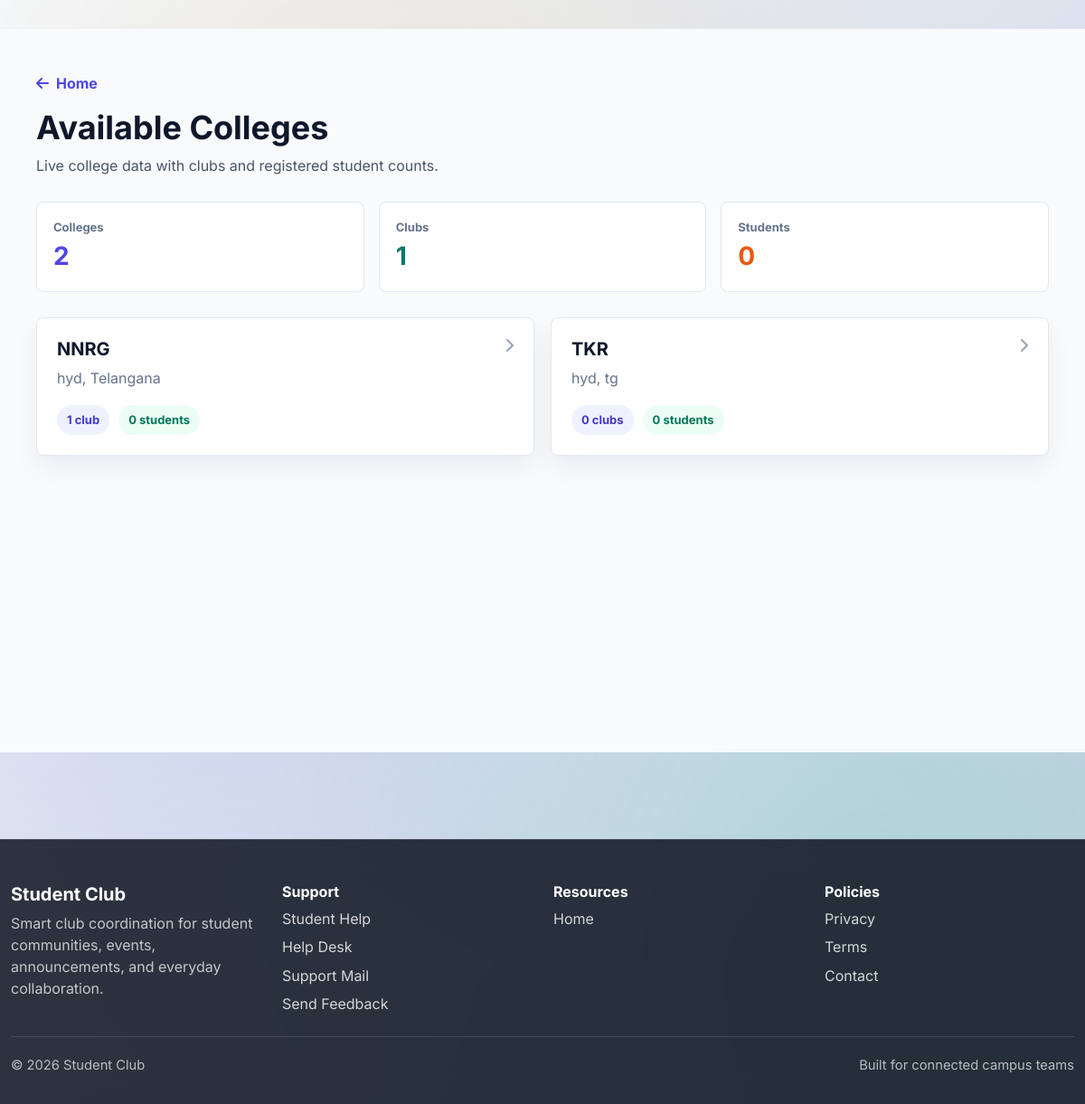
Page /colleges/ on the committed database.
### mainpage/models.py (models this page shows, shortened)
class College(models.Model):
    name = models.CharField(max_length=200, unique=True)
    email = models.EmailField(unique=True)
    admin_name = models.CharField(max_length=150)
    phone = models.CharField(max_length=15)
    address = models.TextField()
    city = models.CharField(max_length=100)
    state = models.CharField(max_length=100)
    pincode = models.CharField(max_length=10)
    registration_number = models.CharField(max_length=100, unique=True)
    is_verified = models.BooleanField(default=False)
    created_at = models.DateTimeField(auto_now_add=True)
    updated_at = models.DateTimeField(auto_now=True)
    class Meta:
        ordering = ['name']

### mainpage/views.py (the view)
# urls.py: path('colleges/', public_colleges, name='public_colleges'),
def public_colleges(request):
    colleges = College.objects.annotate(
        club_count=Count('clubs', distinct=True),
        student_count=Count('clubs__students', distinct=True),
    ).order_by('name')
    return render(request, 'mainpage/public_colleges.html', {
        'colleges': colleges,
        'stats': {
            'colleges_count': colleges.count(),
            'clubs_count': Club.objects.count(),
            'students_count': Student.objects.count(),
        },
    })

### mainpage/templates/mainpage/public_colleges.html (shortened to what this page needs)
{% extends 'mainpage/base.html' %}
{% block content %}
<section style="background: #f8fafc; min-height: 100vh; padding: 48px 20px;">
    <div style="max-width: 1120px; margin: 0 auto;">
        <div style="display: flex; justify-content: space-between; align-items: flex-start; gap: 20px; flex-wrap: wrap; margin-bottom: 28px;">
            <div>
                <a href="{% url 'home' %}" style="color: #4f46e5; font-weight: 700; text-decoration: none;">
                    <i class="fas fa-arrow-left me-2"></i>Home
                </a>
                <h1 style="font-size: 36px; color: #0f172a; margin: 16px 0 8px;">Available Colleges</h1>
                <p style="color: #475569; margin: 0;">Live college data with clubs and registered student counts.</p>
            </div>
        </div>
        <div style="display: grid; grid-template-columns: repeat(auto-fit, minmax(180px, 1fr)); gap: 16px; margin-bottom: 28px;">
            <div style="background: white; border: 1px solid #e2e8f0; border-radius: 8px; padding: 18px;">
                <span style="display: block; color: #64748b; font-size: 13px; font-weight: 700;">Colleges</span>
                <strong style="display: block; color: #4f46e5; font-size: 28px;">{{ stats.colleges_count }}</strong>
            </div>
            <div style="background: white; border: 1px solid #e2e8f0; border-radius: 8px; padding: 18px;">
                <span style="display: block; color: #64748b; font-size: 13px; font-weight: 700;">Clubs</span>
                <strong style="display: block; color: #0f766e; font-size: 28px;">{{ stats.clubs_count }}</strong>
            </div>
            <div style="background: white; border: 1px solid #e2e8f0; border-radius: 8px; padding: 18px;">
                <span style="display: block; color: #64748b; font-size: 13px; font-weight: 700;">Students</span>
                <strong style="display: block; color: #ea580c; font-size: 28px;">{{ stats.students_count }}</strong>
            </div>
        </div>
        {% if colleges %}
            <div style="display: grid; grid-template-columns: repeat(auto-fit, minmax(260px, 1fr)); gap: 18px;">
                {% for college in colleges %}
                    <a href="{% url 'public_college_detail' college.id %}" style="display: block; background: white; border: 1px solid #e2e8f0; border-radius: 8px; padding: 22px; text-decoration: none; color: inherit; box-shadow: 0 12px 28px rgba(15, 23, 42, 0.06);">
                        <div style="display: flex; align-items: flex-start; justify-content: space-between; gap: 12px;">
                            <div>
                                <h2 style="font-size: 20px; color: #0f172a; margin: 0 0 8px;">{{ college.name }}</h2>
                                <p style="color: #64748b; margin: 0;">{{ college.city }}, {{ college.state }}</p>
                            </div>
                            <i class="fas fa-chevron-right" style="color: #94a3b8;"></i>
                        </div>
                        <div style="display: flex; gap: 10px; flex-wrap: wrap; margin-top: 18px;">
                            <span style="background: #eef2ff; color: #4338ca; border-radius: 999px; padding: 7px 11px; font-size: 13px; font-weight: 700;">{{ college.club_count }} club{{ college.club_count|pluralize }}</span>
                            <span style="background: #ecfdf5; color: #047857; border-radius: 999px; padding: 7px 11px; font-size: 13px; font-weight: 700;">{{ college.student_count }} student{{ college.student_count|pluralize }}</span>
                        </div>
                    </a>
                {% endfor %}
            </div>
        {% else %}
            <div style="background: white; border: 1px solid #e2e8f0; border-radius: 8px; padding: 32px; text-align: center;">
                <h2 style="color: #0f172a; margin: 0 0 8px;">No colleges registered yet</h2>
                <p style="color: #64748b; margin: 0;">Registered colleges will appear here automatically.</p>
            </div>
        {% endif %}
    </div>
</section>
{% endblock %}

### mainpage/static/css/style.css (style rules this page uses)
:root { --primary: #6366f1; --primary-dark: #4f46e5; --primary-light: #818cf8; --secondary: #10b981; --accent: #f59e0b; --danger: #ef4444; --dark: #1f2937; --light: #f9fafb; --gray-100: #f3f4f6; --gray-200: #e5e7eb; --gray-300: #d1d5db; --gray-400: #9ca3af; --gray-500: #6b7280; --text-primary: #0f172a; --text-secondary: #334155; }
* { margin: 0; padding: 0; box-sizing: border-box; }
html { scroll-behavior: smooth; }
body { font-family: 'Segoe UI', 'Roboto', 'Poppins', sans-serif; color: var(--text-primary); background: linear-gradient(135deg, #f5f7fa 0%, #c3cfe2 100%); min-height: 100vh; position: relative; overflow-x: hidden; }
body::before { content: ''; position: fixed; top: 0; left: 0; right: 0; bottom: 0; background: radial-gradient(circle at 20% 50%, rgba(99, 102, 241, 0.1) 0%, transparent 50%), radial-gradient(circle at 80% 80%, rgba(16, 185, 129, 0.1) 0%, transparent 50%); pointer-events: none; z-index: -1; }
h1, h2, h3, h4, h5, h6 { font-weight: 700; color: var(--text-primary); }
h1 { font-size: 2.8rem; line-height: 1.2; margin-bottom: 1.5rem; }
h2 { font-size: 2rem; margin-bottom: 1.2rem; }
body { font-family: 'Inter', 'Segoe UI', 'Roboto', sans-serif; background: linear-gradient(135deg, #f5f7fa 0%, #c3cfe2 100%), url('https://images.unsplash.com/photo-1557821552-17105176677c?auto=format&fit=crop&w=2000&q=80') center/cover fixed; background-attachment: fixed; position: relative; }
body::before { content: ''; position: fixed; top: 0; left: 0; right: 0; bottom: 0; background: radial-gradient(circle at 20% 50%, rgba(99, 102, 241, 0.15) 0%, transparent 50%), radial-gradient(circle at 80% 80%, rgba(16, 185, 129, 0.15) 0%, transparent 50%), radial-gradient(circle at 40% 20%, rgba(245, 158, 11, 0.1) 0%, transparent 50%); pointer-events: none; z-index: -1; }

### rows in the picture
College: name "NNRG", city "hyd", state "Telangana", club_count "1", student_count "0"
College: name "TKR", city "hyd", state "tg", club_count "0", student_count "0"

### other values in the picture
{{ stats.colleges_count }} "2"
{{ stats.clubs_count }} "1"
{{ stats.students_count }} "0"
